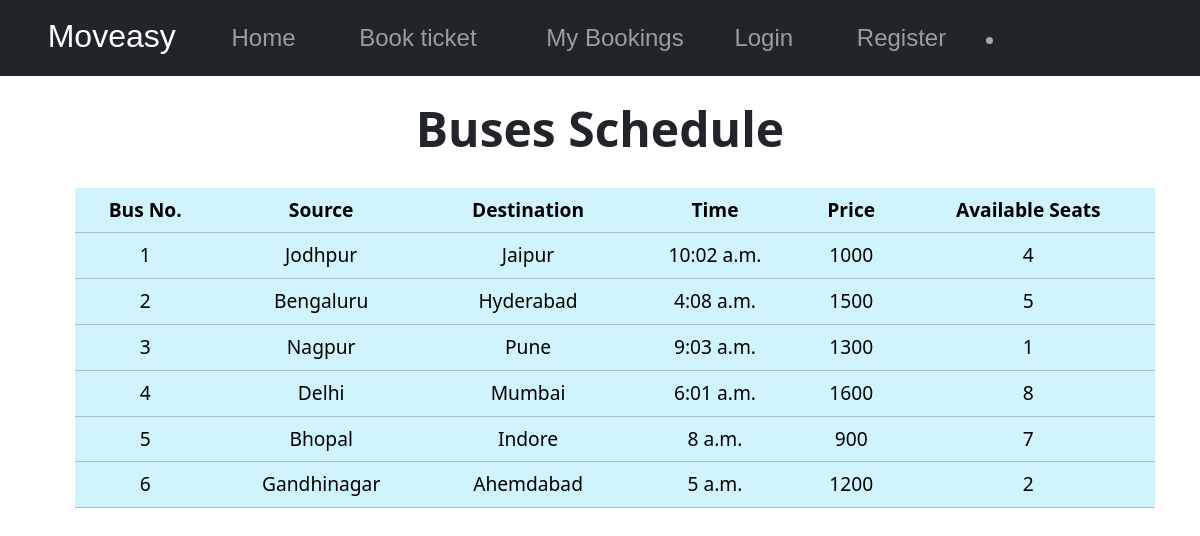
Before: / with the older database file.
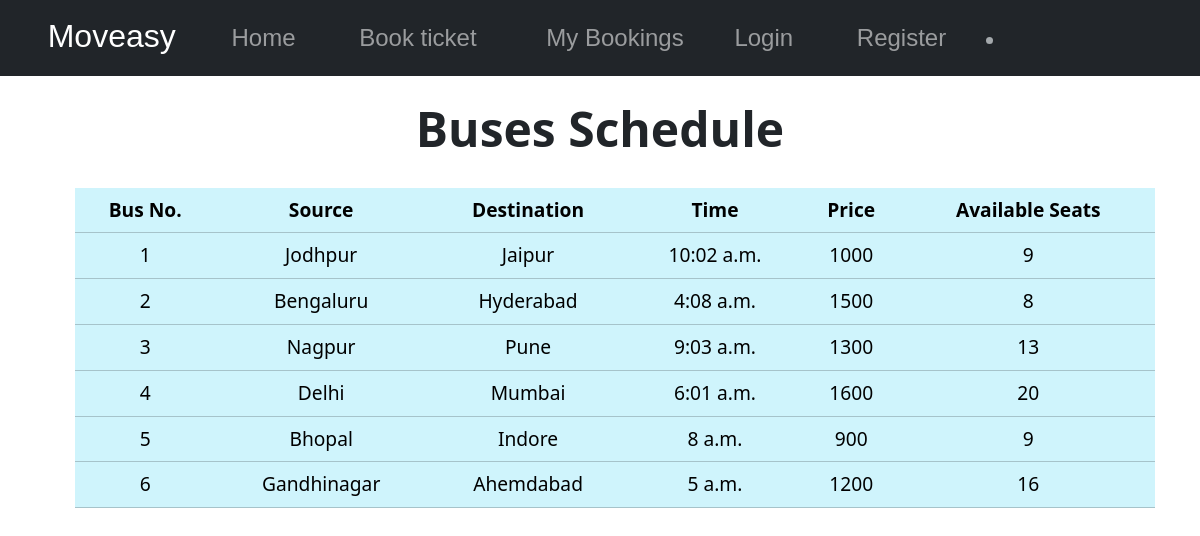
After: the same page with the newer database file.
### app/models.py (models this page shows)
class Bus(models.Model):
    source=models.CharField(max_length=20)
    destination=models.CharField(max_length=20)
    time=models.TimeField(auto_now=False,auto_now_add=False)
    price=models.IntegerField()
    seats_available=models.IntegerField()

### app/views.py (the view)
# urls.py: 2. Add a URL to urlpatterns:  path('', views.home, name='home')
def home(request):
    bus = Bus.objects.all()
    return render(request, "home.html", context={"bus": bus})

### app/templates/home.html
{% extends './base.html' %}
{% block base %}
<div>
    <h3 style="    text-align: center;font-size: xxx-large;font-weight: bold;margin: 2%;">Buses Schedule</h3>
</div>
<div>
    <table class="table"
        style="width: 90%;margin-left:75px ;margin-top: 30px;font-size: larger;background-color: rgb(212, 235, 222);">
        <thead style="text-align: center;">
            <tr class=" table-info">
                <th scope="col">Bus No.</th>
                <th scope="col">Source</th>
                <th scope="col">Destination</th>
                <th scope="col">Time</th>
                <th scope="col">Price</th>
                <th scope="col">Available Seats</th>
            </tr>
        </thead>
        <tbody style="text-align: center;margin-top: 2%;">
            {% for i in bus %}
            <tr style="margin-top: 2%;height:5%;" class=" table-info">
                <td>{{forloop.counter}}</td>
                <td>{{i.source}}</td>
                <td>{{i.destination}}</td>
                <td>{{i.time}}</td>
                <td>{{i.price}}</td>
                <td>{{i.seats_available}}</td>
            </tr>
            {% endfor %}
        </tbody>
    </table>
</div>
{% endblock %}

### app/templates/base.html (shortened to what this page needs)
<!DOCTYPE html>
<html lang="en">
    <head>
        <link href="https://cdn.jsdelivr.net/npm/bootstrap@5.3.2/dist/css/bootstrap.min.css" rel="stylesheet"
>
    </head>
    <body>
        <nav class="navbar navbar-expand-lg navbar-dark bg-dark text-white" style="height: 76px;font-family:Arial, Helvetica, sans-serif;justify-content: unset;
">
            <ul class="navbar-nav">
                <li class="nav-item" style="margin-left: 5%;font-size: x-large;font-size: xx-large;font-family:'Lucida Sans', 'Lucida Sans Regular', 'Lucida Grande', 'Lucida Sans Unicode', Geneva, Verdana, sans-serif;">
                    Moveasy
                </li>
                <li class="nav-item" style="margin-left: 5%;   font-size: x-large;">
                    <a class="nav-link" href="/">Home</a>
                </li>
                <li class="nav-item" style="margin-left: 5%;   font-size: x-large; width:264px;">
                    <a class="nav-link" href="/booking/">Book ticket</a>
                </li>
                <li class="nav-item" style="margin-left: 5%;   font-size: x-large;width:302px;">
                    <a class="nav-link" href="/mybookings/">My Bookings</a>
                </li>
                <li class="nav-item" style="margin-left: 3%;   font-size: x-large;">
                    {% if request.user.is_authenticated %}
                    <a class="nav-link" href="/logout/">Logout</a>
                    {% else %}
                    <a class="nav-link" href="/login/">Login</a>
                    {% endif %}
                </li>
                <li class="nav-item" style="margin-left: 5%;   font-size: x-large;">
                    <a class="nav-link" href="/register/">Register</a>
                </li>
            </ul>
            <ul style="margin-top:1.5%;margin-left: 1.7%;">
            </ul>
        </nav>
        {% block base %}
        {% endblock %}
    </body>
</html>

Changed rows visible on the page:
changed Bus "Jodhpur": seats_available "4" → "9"
changed Bus "Bengaluru": seats_available "5" → "8"
changed Bus "Nagpur": seats_available "1" → "13"
changed Bus "Delhi": seats_available "8" → "20"
changed Bus "Bhopal": seats_available "7" → "9"
changed Bus "Gandhinagar": seats_available "2" → "16"
